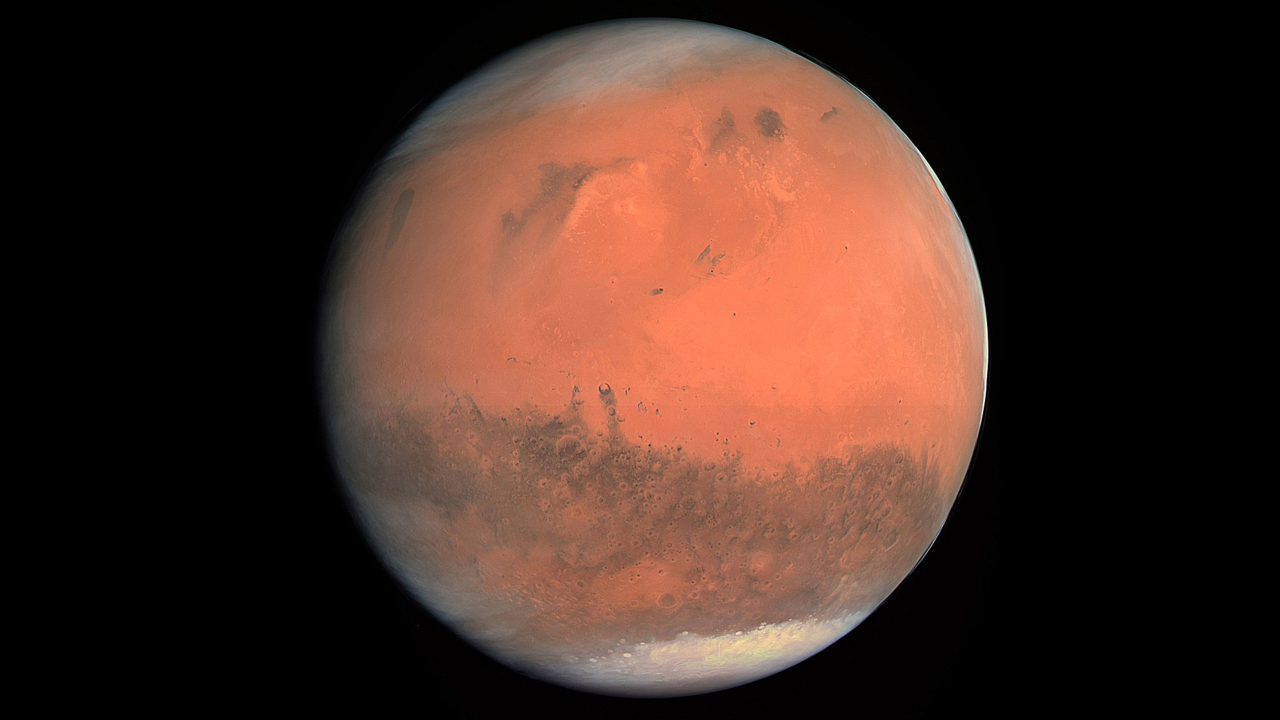
#> input picture backend/uploads/133826299539863636.jpg, 3840 x 2160 px (shown at 1/3 size)
$ python test_preprocessing.py   (older library calls are emulated)
#> lines starting #> are read from the running program, lines starting #| are printed output that depends on the picture; after the words box and inside, x2 and y2 are one past the last pixel; in counts of white or black regions, pixels touching at a corner belong together
### backend/pipeline/preprocessing/denoise.py
import cv2


def denoise_image(input_path, output_path):
#> called with input_path = 'uploads/133826299539863636.jpg', output_path = 'processed/test_denoised.jpg'
    image = cv2.imread(input_path)
#> image is the input picture: shape (2160, 3840, 3); mean B, G, R 34.9, 44, 68.7

    if image is None:
        raise ValueError("Could not read the image")

    denoised = cv2.fastNlMeansDenoisingColored(
        image,
        None,
        10,
        10,
        7,
        21
    )

    cv2.imwrite(output_path, denoised)

    return output_path

### backend/pipeline/preprocessing/deskew.py
import cv2
import numpy as np


# [67 lines left out: functions order_points, four_point_transform, not called in this run]


def find_document_contour(image):
    """
    Try to find the outer document boundary.
    """

    gray = cv2.cvtColor(
        image,
        cv2.COLOR_BGR2GRAY
    )

    blurred = cv2.GaussianBlur(
        gray,
        (5, 5),
        0
    )

    edges = cv2.Canny(
        blurred,
        50,
        150
    )

    # Close small gaps in document borders
    kernel = np.ones(
        (5, 5),
        np.uint8
    )

    edges = cv2.morphologyEx(
        edges,
        cv2.MORPH_CLOSE,
        kernel
    )

    contours, _ = cv2.findContours(
        edges,
        cv2.RETR_LIST,
        cv2.CHAIN_APPROX_SIMPLE
    )

    image_area = image.shape[0] * image.shape[1]

    contours = sorted(
        contours,
        key=cv2.contourArea,
        reverse=True
    )

    for contour in contours[:20]:

        area = cv2.contourArea(contour)

        # Ignore very small contours
        if area < image_area * 0.20:
            continue

        perimeter = cv2.arcLength(
            contour,
            True
        )

        approximation = cv2.approxPolyDP(
            contour,
            0.02 * perimeter,
            True
        )

        # We want a four-corner document
        if len(approximation) == 4:

            points = approximation.reshape(
                4,
                2
            )

            return points

    return None


def small_angle_deskew(image):
    """
    Conservative fallback.

    Only correct small rotations.
    Never blindly rotate 90 or 180 degrees.
    """

    gray = cv2.cvtColor(
        image,
        cv2.COLOR_BGR2GRAY
    )

    edges = cv2.Canny(
        gray,
        50,
        150
    )

    lines = cv2.HoughLinesP(
        edges,
        1,
        np.pi / 180,
        threshold=100,
        minLineLength=int(image.shape[1] * 0.30),
        maxLineGap=20
    )

    if lines is None:
        return image

    angles = []

    for line in lines:

        x1, y1, x2, y2 = line[0]

        angle = np.degrees(
            np.arctan2(
                y2 - y1,
                x2 - x1
            )
        )

        # Normalize angle around horizontal
        if angle > 45:
            angle -= 90

        elif angle < -45:
            angle += 90

        # Only accept small skew
        if abs(angle) <= 10:
            angles.append(angle)

    if not angles:
        return image

    # Median is safer than trusting one detected line
    angle = float(np.median(angles))

    # Ignore tiny rotation
    if abs(angle) < 0.5:
        return image

    height, width = image.shape[:2]

    center = (
        width // 2,
        height // 2
    )

    rotation_matrix = cv2.getRotationMatrix2D(
        center,
        angle,
        1.0
    )

    corrected = cv2.warpAffine(
        image,
        rotation_matrix,
        (width, height),
        flags=cv2.INTER_CUBIC,
        borderMode=cv2.BORDER_REPLICATE
    )

    return corrected


def deskew_image(input_path, output_path):

    image = cv2.imread(input_path)

    if image is None:
        raise ValueError(
            "Could not read the image"
        )

    # ------------------------------------------------
    # STEP 1: Try document boundary detection
    # ------------------------------------------------

    document_contour = find_document_contour(
        image
    )
#> in find_document_contour, `gray = cv2.cvtColor( image, cv2.COLOR_BGR2GRAY )`:
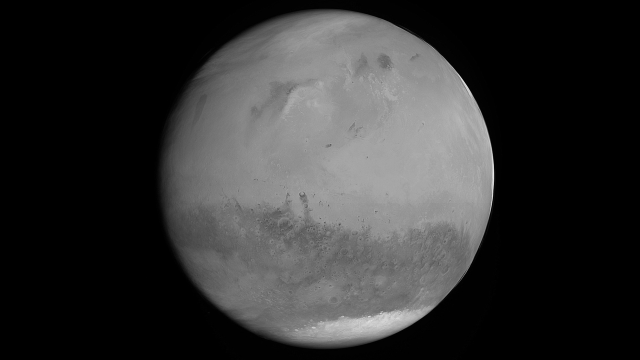
#> gray: shape (2160, 3840) (shown at 1/6 size); min 0, max 255, mean 50.3
#> in find_document_contour, `edges = cv2.Canny( blurred, 50, 150 )`:
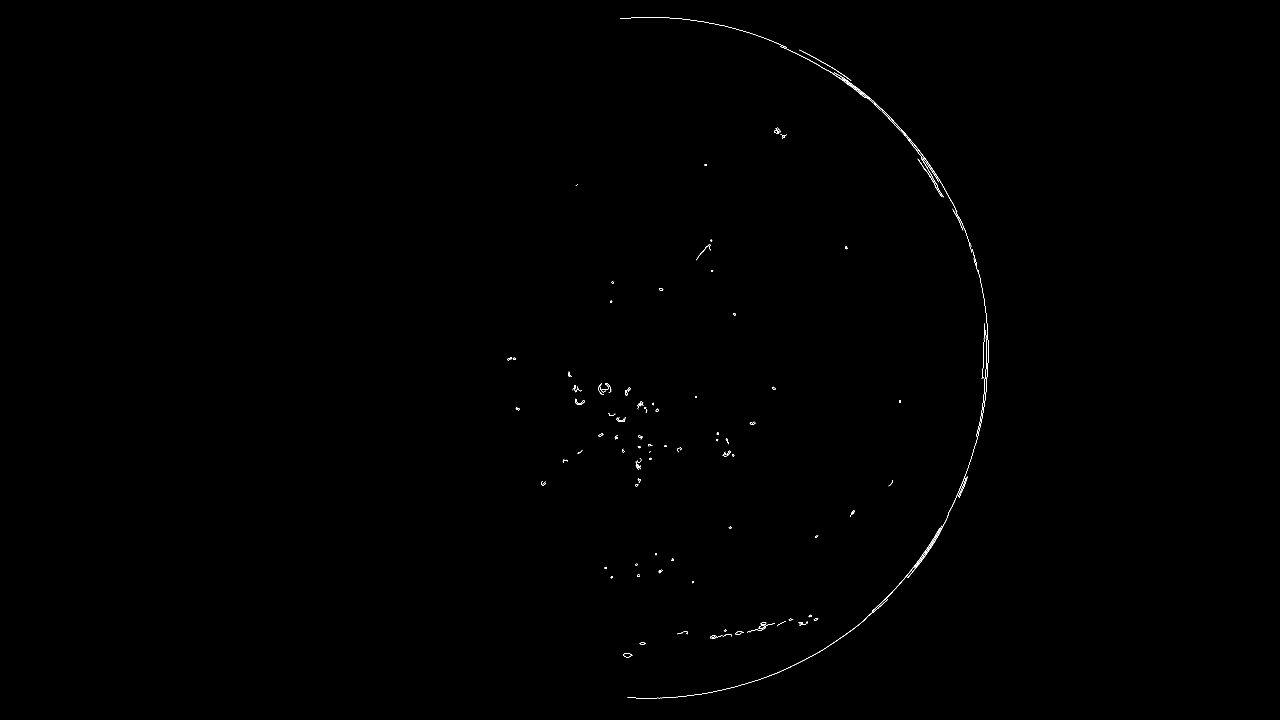
#> edges: shape (2160, 3840) (shown at 1/3 size); 0.12% white in thin lines or dots, all inside (x1, y1, x2, y2) = (1522, 52, 2965, 2096)
#> in find_document_contour, `contours, _ = cv2.findContours( edges, cv2.RETR_LIST, cv2.CHAIN_APPROX..`: contours = 90 contours, 15 with area under 20; largest, box (x1, y1, x2, y2) and area: (1860, 52, 2965, 2096) 9538, (2948, 1014, 2961, 1134) 982, (2241, 1866, 2325, 1898) 426, (1796, 1149, 1834, 1184) 353, (1869, 1959, 1897, 1972) 230
#> the loop in find_document_contour, `for contour in contours[:20]: ` made 20 passes
#> area on passes 1 to 8: 9538.5, 981.5, 425.5, 353, 229.5, 199.5, 184.5, 183

    if document_contour is not None:

        corrected = four_point_transform(
            image,
            document_contour
        )

        if corrected is not None:

            cv2.imwrite(
                output_path,
                corrected
            )

            return output_path

    # ------------------------------------------------
    # STEP 2: Safe small-angle fallback
    # ------------------------------------------------

    corrected = small_angle_deskew(
        image
    )
#> in small_angle_deskew, `edges = cv2.Canny( gray, 50, 150 )`:
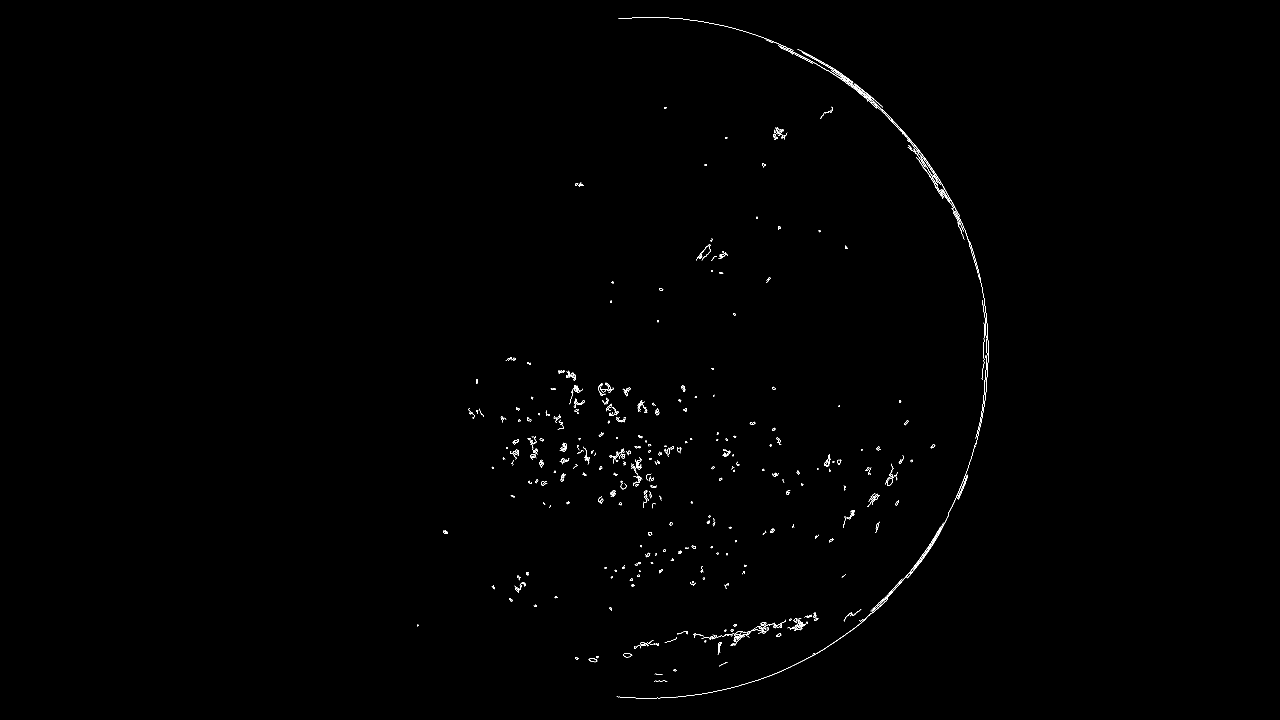
#> edges: shape (2160, 3840) (shown at 1/3 size); 0.26% white in thin lines or dots, all inside (x1, y1, x2, y2) = (1251, 52, 2965, 2096)
#> in small_angle_deskew, `lines = cv2.HoughLinesP( edges, 1, np.pi / 180, threshold=100, minLine..`: lines = None

    cv2.imwrite(
        output_path,
        corrected
    )

    return output_path

### backend/pipeline/preprocessing/quality_check.py
import cv2


def check_image_quality(input_path):
#> called with input_path = 'uploads/133826299539863636.jpg'
    image = cv2.imread(input_path)

    if image is None:
        raise ValueError("Could not read the image")

    height, width = image.shape[:2]

    gray = cv2.cvtColor(image, cv2.COLOR_BGR2GRAY)

    blur_score = cv2.Laplacian(
        gray,
        cv2.CV_64F
    ).var()
#> blur_score = 5.68

    brightness = gray.mean()
#> brightness = 50.34

    issues = []

    if width < 500 or height < 500:
        issues.append("Image resolution is too low")

    if blur_score < 50:
        issues.append("Image may be blurry")

    if brightness < 40:
        issues.append("Image is too dark")

    if brightness > 220:
        issues.append("Image is too bright")

    quality = "good" if not issues else "poor"

    return {
        "quality": quality,
        "width": width,
        "height": height,
        "blur_score": round(float(blur_score), 2),
        "brightness": round(float(brightness), 2),
        "issues": issues
    }

### backend/pipeline/classification/document_type.py
def classify_document(text):
    text = text.lower()

    keywords = {
        "land_record": [
            "survey number",
            "survey no",
            "land",
            "plot",
            "owner",
            "village"
        ],
        "sale_deed": [
            "sale deed",
            "vendor",
            "purchaser",
            "sale consideration"
        ],
        "property_tax": [
            "property tax",
            "tax assessment",
            "tax receipt"
        ]
    }

    scores = {}

    for document_type, words in keywords.items():
        score = 0

        for word in words:
            if word in text:
                score += 1

        scores[document_type] = score

    if not scores or max(scores.values()) == 0:
        return {
            "document_type": "unknown",
            "confidence": 0.0
        }

    best_type = max(scores, key=scores.get)
    best_score = scores[best_type]

    confidence = best_score / len(keywords[best_type])

    return {
        "document_type": best_type,
        "confidence": round(confidence, 2)
    }

### backend/pipeline/classification/language_detect.py
def detect_language(text):
    text = text.strip()

    if not text:
        return {
            "language": "unknown",
            "confidence": 0.0
        }

    # Basic MVP detection using Unicode ranges

    telugu_count = 0
    kannada_count = 0
    hindi_count = 0
    english_count = 0

    for char in text:

        code = ord(char)

        if 0x0C00 <= code <= 0x0C7F:
            telugu_count += 1

        elif 0x0C80 <= code <= 0x0CFF:
            kannada_count += 1

        elif 0x0900 <= code <= 0x097F:
            hindi_count += 1

        elif ("a" <= char.lower() <= "z"):
            english_count += 1

    counts = {
        "Telugu": telugu_count,
        "Kannada": kannada_count,
        "Hindi": hindi_count,
        "English": english_count
    }

    detected_language = max(counts, key=counts.get)
    detected_count = counts[detected_language]

    total = sum(counts.values())

    if total == 0:
        return {
            "language": "unknown",
            "confidence": 0.0
        }

    confidence = detected_count / total

    return {
        "language": detected_language,
        "confidence": round(confidence, 2)
    }

### backend/test_preprocessing.py
from pipeline.preprocessing.denoise import denoise_image
from pipeline.preprocessing.deskew import deskew_image
from pipeline.preprocessing.quality_check import check_image_quality
from pipeline.classification.document_type import classify_document
from pipeline.classification.language_detect import detect_language


# -----------------------------
# Test image
# -----------------------------

input_path = "uploads/133826299539863636.jpg"


# -----------------------------
# Test Denoising
# -----------------------------

denoised_path = "processed/test_denoised.jpg"

denoise_image(input_path, denoised_path)

print("DENOISE: PASS")
print("Saved:", denoised_path)


# -----------------------------
# Test Deskew
# -----------------------------

deskewed_path = "processed/test_deskewed.jpg"

deskew_image(input_path, deskewed_path)

print("DESKEW: PASS")
print("Saved:", deskewed_path)


# -----------------------------
# Test Quality Check
# -----------------------------

quality_result = check_image_quality(input_path)
#> quality_result = {'quality': 'poor', 'width': 3840, 'height': 2160, 'blur_score': 5.68, 'brightness': 50.34, 'issues': ['Image may be blurry']}

print("QUALITY CHECK: PASS")
print(quality_result)
#| {'quality': 'poor', 'width': 3840, 'height': 2160, 'blur_score': 5.68, 'brightness': 50.34, 'issues': ['Image may be blurry']}


# -----------------------------
# Test Document Classification
# -----------------------------

sample_text = """
Survey Number 123/4
Owner Name: Ravi Kumar
Village: Bannerghatta
Land Plot
"""

document_result = classify_document(sample_text)

print("DOCUMENT TYPE: PASS")
print(document_result)


# -----------------------------
# Test Language Detection
# -----------------------------

language_result = detect_language(
    "This is a land record document"
)

print("LANGUAGE DETECTION: PASS")
print(language_result)


print("\nALL TESTS COMPLETED")

$ run again, with backend/uploads/133917870037103293.jpg copied over backend/uploads/133826299539863636.jpg
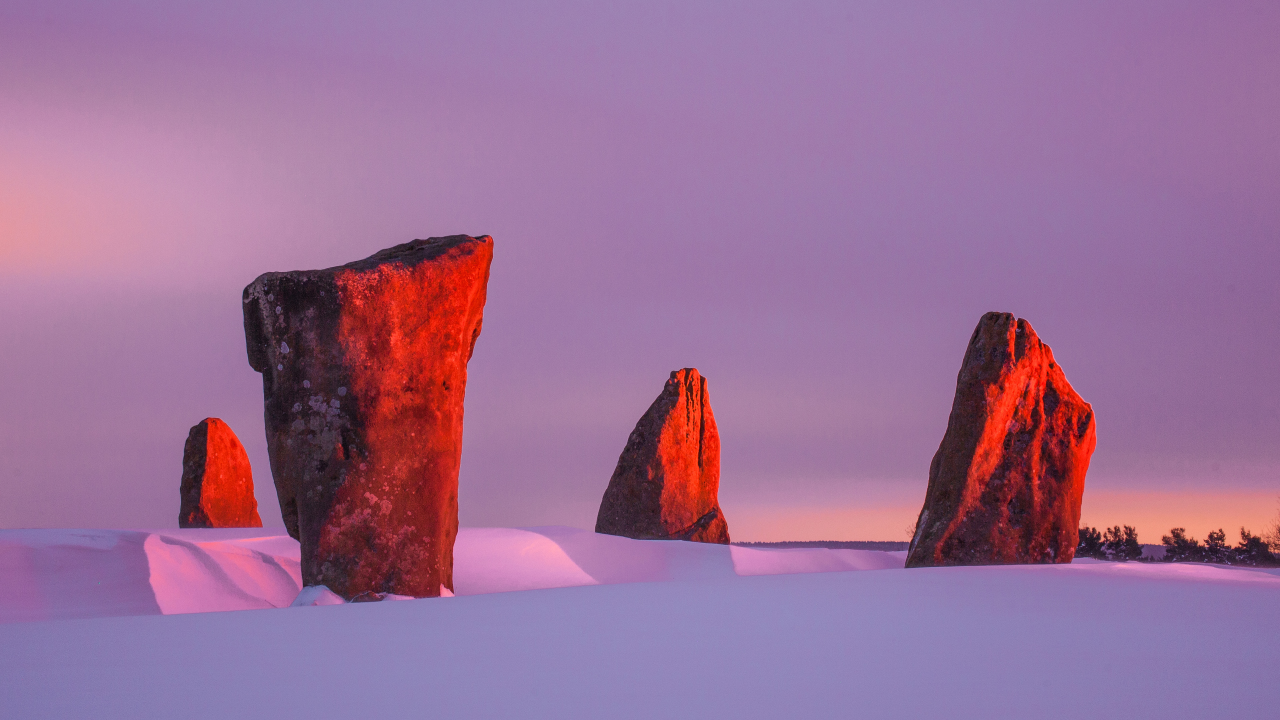
#> input picture backend/uploads/133917870037103293.jpg, 3840 x 2160 px (shown at 1/3 size)
#> in denoise_image, image is the input picture: shape (2160, 3840, 3); mean B, G, R 151, 111.5, 154.7
#> in find_document_contour, `edges = cv2.morphologyEx( edges, cv2.MORPH_CLOSE, kernel )`:
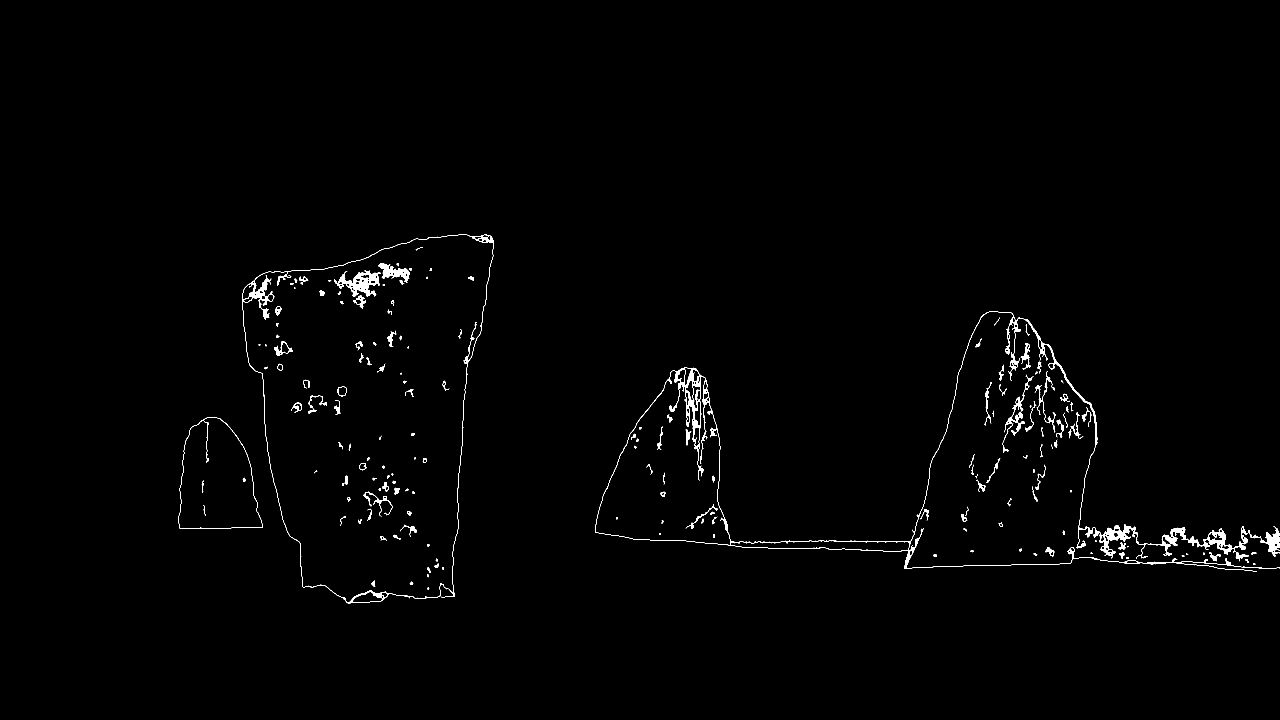
#> edges: shape (2160, 3840) (shown at 1/3 size); 0.8% white; 182 white regions (10 under 20 px)
#> contours = 302 contours, 38 with area under 20; largest, box (x1, y1, x2, y2) and area: (727, 702, 1481, 1810) 610684, (727, 703, 1481, 1809) 602665, (1785, 934, 3840, 1716) 169943, (1785, 1112, 2191, 1636) 128553, (535, 1252, 789, 1586) 63784
#> the loop in find_document_contour, `for contour in contours[:20]: ` made 20 passes
#> area on passes 1 to 8: 610684.5, 602665, 169943, 128553, 63784.5, 63621, 11447, 4739.5
#> in small_angle_deskew, `edges = cv2.Canny( gray, 50, 150 )`:
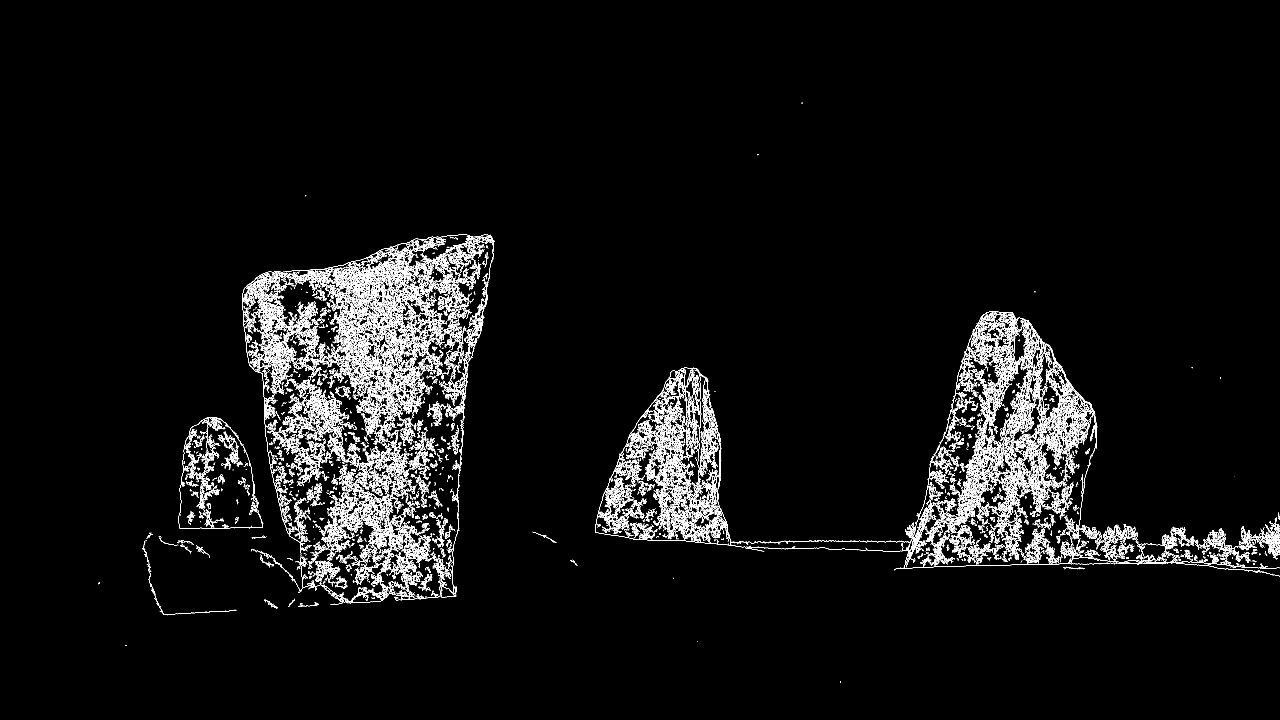
#> edges: shape (2160, 3840) (shown at 1/3 size); 3.2% white in thin lines or dots, all inside (x1, y1, x2, y2) = (295, 308, 3840, 2049)
#> lines = None
#> blur_score = 249.6
#> brightness = 128.9
#> quality_result = {'quality': 'good', 'width': 3840, 'height': 2160, 'blur_score': 249.6, 'brightness': 128.9, 'issues': []}
#| {'quality': 'good', 'width': 3840, 'height': 2160, 'blur_score': 249.6, 'brightness': 128.93, 'issues': []}
